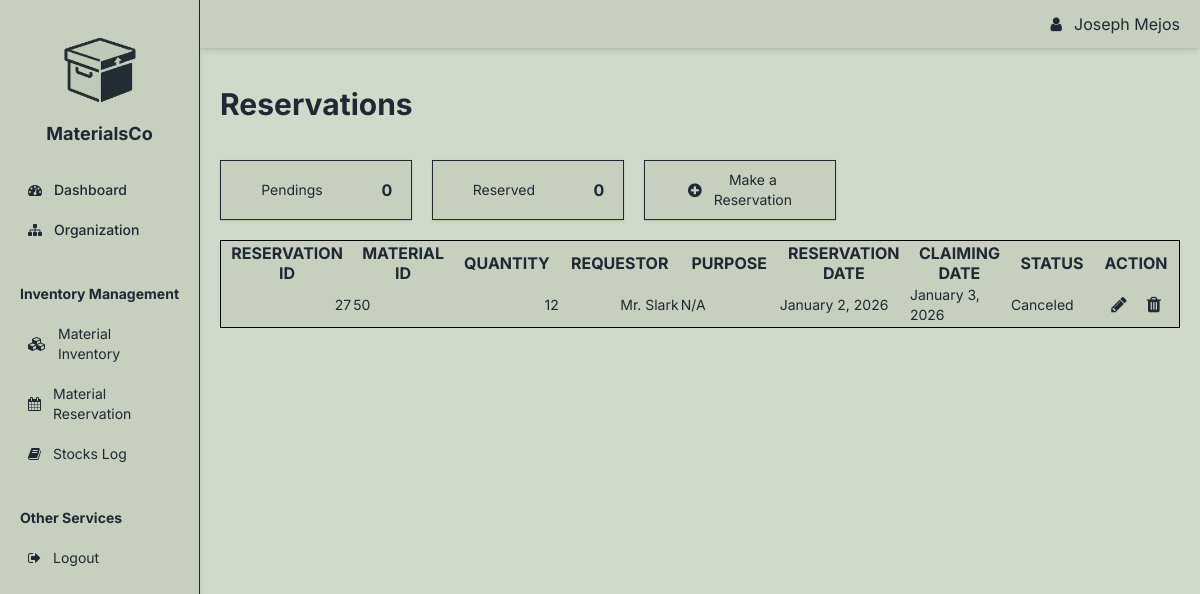
Page /Reservation.php (signed in) on the earlier database version.
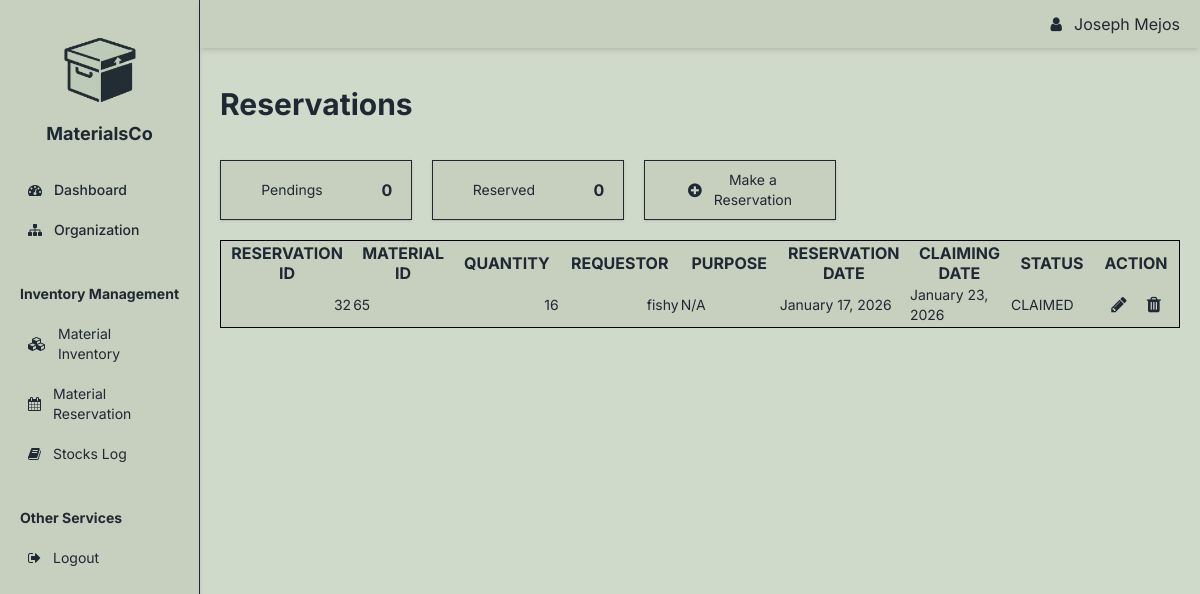
Same page on the later database version.
### tables this page shows
CREATE TABLE `reservation` (
  `RESERVATION_ID` int(11) NOT NULL,
  `MATERIAL_ID` int(11) DEFAULT NULL,
  `USER_ID` int(11) DEFAULT NULL,
  `QUANTITY` int(11) DEFAULT NULL,
  `REQUESTOR` varchar(255) DEFAULT NULL,
  `PURPOSE` varchar(255) DEFAULT NULL,
  `RESERVATION_DATE` date DEFAULT current_timestamp(),
  `CLAIMING_DATE` date DEFAULT NULL,
  `STATUS` varchar(50) DEFAULT 'On Process',
  `IS_ACTIVE` tinyint(1) NOT NULL DEFAULT 1
);

### Classes/Dbh.Class.php (called while the page is built)
<?php
class Dbh {
    private $host = "localhost";
    private $user = "root";
    private $pass = "";
    private $db = "materialcodb";
    private $conn;
    protected function connection(){
        if (!$this->conn) {
            try {
                $dsn = 'mysql:host='. $this->host . ';dbname=' . $this->db;
                $this->conn = new PDO($dsn, $this->user, $this->pass);
                $this->conn->setAttribute(PDO::ATTR_DEFAULT_FETCH_MODE, PDO::FETCH_ASSOC);
                $this->conn->setAttribute(PDO::ATTR_ERRMODE, PDO::ERRMODE_EXCEPTION);
            } catch(PDOException $e) {
                echo "Error:" . $e->getMessage() . "<br>";
                die();
            }
        }
        return $this->conn;
    }
}

### Classes/Items.Class.php (called while the page is built, shortened)
<?php
include_once __DIR__ . '/Dbh.Class.php';
class Items extends Dbh {
    protected function countPending($userID){
        $query = "
            SELECT COUNT(*) AS pending_count
            FROM reservation
            WHERE USER_ID = ?
            AND STATUS = 'On Process'
        ";
        $stmt = $this->connection()->prepare($query);
        if (!$stmt->execute([$userID])) {
            return 0;
        }
        return (int) $stmt->fetch(PDO::FETCH_ASSOC)['pending_count'];
    }
    protected function countReserved($userID){
        $query = "
            SELECT COUNT(*) AS reserved_count
            FROM reservation
            WHERE USER_ID = ?
            AND STATUS = 'Reserved'
        ";
        $stmt = $this->connection()->prepare($query);
        if (!$stmt->execute([$userID])) {
            return 0;
        }
        return (int) $stmt->fetch(PDO::FETCH_ASSOC)['reserved_count'];
    }
    protected function getReservations($userID) {
        $query = "SELECT * FROM reservation WHERE USER_ID = ? && IS_ACTIVE = 1";
        $stmt = $this->connection()->prepare($query);
        if (!$stmt->execute([$userID])) {
            return false;
        }
        return $stmt->fetchAll(PDO::FETCH_ASSOC);
    }
}

### Classes/ItemsView.Class.php (called while the page is built, shortened)
<?php
class ItemsView extends ItemsCntrl{
    public function viewReservations($userID){
        return $this->getReservations($userID);
    }
    public function viewPendingCount($userID){
        return $this->countPending($userID);
    }
    public function viewReservedCount($userID){
        return $this->countReserved($userID);
    }
}

### Reservation.php (the view, shortened to what this page needs)
<body>
    <?php
        include __DIR__ . "/Inclusions/Head.php";
        include __DIR__ . "/Classes/Dbh.Class.php";
        include __DIR__ . "/Classes/ItemsView.Class.php";
        $itemsView = new ItemsView();
        $USER_ID = $_SESSION['USER_ID'];
        $materials = $itemsView->viewReservations($USER_ID);
        $pendingCount = $itemsView->viewPendingCount($USER_ID);
        $reservedCount = $itemsView->viewReservedCount($USER_ID);
    ?>
    <div id="BodyDiv" class="w-full min-h-screen flex bg-[D0DACA] text-[1F2933] ">
        <div class="w-1/5">
            <?php
                include __DIR__ . "/Inclusions/sidebar.php";
            ?>
        </div>
        <div class="w-full flex flex-col gap-5">
            <div>
                <?php include __DIR__ . "/Inclusions/navbar.php";?>
            </div>
            <div class="w-full h-20 my-2 px-5 text-3xl font-bold flex items-center">
                <h1>Reservations</h1>
            </div>
            <div class="flex justify-start gap-5 px-5">
                <div class="w-1/5 h-15 bg-[C7CFBE] border border-[1F2933] text-[1F2933] shadow-sm flex">
                    <div class="w-70 flex justify-center items-center">
                        <p class="text-sm">Pendings</p>
                    </div>
                    <div class="flex justify-center items-center w-1/2">
                        <p class="text-md font-bold"><?php echo $pendingCount ?></p>
                    </div>
                </div>
                <div class="w-1/5 h-15 bg-[C7CFBE] border border-[1F2933] text-[1F2933] shadow-sm flex">
                    <div class="w-70 flex justify-center items-center">
                        <p class="text-sm">Reserved</p>
                    </div>
                    <div class="flex justify-center items-center w-1/2">
                        <p class="text-md font-bold"><?php echo $reservedCount ?></p>
                    </div>
                </div>
                <div id="showReservation"
                    class="w-1/5 h-15 bg-[C7CFBE] border border-[1F2933] text-[1F2933] shadow-sm flex justify-center items-center cursor-pointer">
                    <div class="flex justify-center items-center gap-3">
                        <i class="fa fa-plus-circle text-xl"></i>
                        <p class="text-sm text-center">Make a <br>Reservation</p>
                    </div>
                </div>
            </div>
            <div class="h-full w-full px-5">
                <table id="inventoryTable" class="table-auto border-separate border bg-[C7CFBE] h-fit max-h-full">
                    <thead>
                        <tr class="text-md">
                            <th class="w-md text-[1F2933]">RESERVATION ID</th>
                            <th class="w-md text-[1F2933]">MATERIAL ID</th>
                            <th class="w-md text-[1F2933]">QUANTITY</th>
                            <th class="w-lg text-[1F2933]">REQUESTOR</th>
                            <th class="w-lg text-[1F2933]">PURPOSE</th>
                            <th class="w-md text-[1F2933]">RESERVATION DATE</th>
                            <th class="w-md text-[1F2933]">CLAIMING DATE</th>
                            <th class="w-md text-[1F2933]">STATUS</th>
                            <th class="w-md text-[1F2933]">ACTION</th>
                        </tr>
                    </thead>
                    <tbody>
                        <?php foreach ($materials as $row): ?>
                            <tr class="odd:bg-[C7CFBE] even:bg-[bdc3b2] border-0 text-[1F2933] h-10 text-sm">
                                <td class="text-end"><?= htmlspecialchars($row['RESERVATION_ID']) ?></td>
                                <td><?= htmlspecialchars($row['MATERIAL_ID']) ?></td>
                                <td class="text-end"><?= htmlspecialchars($row['QUANTITY']) ?></td>
                                <td class="text-end"><?= htmlspecialchars($row['REQUESTOR']) ?></td>
                                <td><?= htmlspecialchars($row['PURPOSE']) ?></td>
                                <td><?= htmlspecialchars(date('F j, Y', strtotime($row['RESERVATION_DATE']))) ?></td>
                                <td><?= htmlspecialchars(date('F j, Y', strtotime($row['CLAIMING_DATE']))) ?></td>
                                <td><?= htmlspecialchars($row['STATUS']) ?></td>
                                <td>
                                    <div class="flex justify-center items-center text-lg gap-5">
                                        <div class="cursor-pointer" onclick="document.getElementById('updateModal<?= $row['RESERVATION_ID'] ?>').showModal()">
                                            <i class="fa fa-pencil text-lg text-[1F2933]"></i>
                                        </div>
                                        <div class="cursor-pointer" onclick="document.getElementById('deleteModal<?= $row['RESERVATION_ID'] ?>').showModal()">
                                            <i class="fa fa-trash text-lg text-[1F2933]"></i>
                                        </div>
                                    </div>
                                </td>
                            </tr>
                        <?php endforeach; ?>
                    </tbody>
                </table>
            </div>
        </div>
    </div>
</body>

### Inclusions/Head.php (shortened to what this page needs)
<!DOCTYPE html>
<html lang="en">
<head>
     <script src="https://cdn.jsdelivr.net/npm/@tailwindcss/browser@4"></script>
    <link rel="stylesheet" href="./Inclusions/font.css">
    <link rel="stylesheet" href="https://cdn.jsdelivr.net/npm/simple-datatables@latest/dist/style.css">
    <link rel="stylesheet" href="https://cdnjs.cloudflare.com/ajax/libs/font-awesome/4.7.0/css/font-awesome.min.css">
</head>

### Inclusions/sidebar.php
<div class="hidden bg-[C7CFBE] text-[1F2933] text-sm md:flex md:flex-col md:fixed md:w-1/6 md:h-screen shadow-md px-5 py-2 md:overflow-y-auto md:border-r md:border-[1F2933]">
    <div class="my-3">
        <p class="flex justify-center items-center rounded-md">
            <img class="h-25 " src="./Assets/Icons/MaterialsCo_Logo.png" alt="Logo">
            <h1 class="text-center text-lg font-bold">MaterialsCo</h1>
        </p>
    </div>
    <div class="my-3">
        <div class="grid gap-1">
            <a href="./Homepage.php" class="flex items-center gap-3 p-2 rounded-md hover:bg-gray-200 transition-all duration-200">
                <i class="fa fa-dashboard"></i>
                <span class="font-medium">Dashboard</span>
            </a>
            <a href="./organization.php" class="flex items-center gap-3 p-2 rounded-md hover:bg-gray-200 transition-all duration-200">
                <i class="fa fa-sitemap" aria-hidden="true"></i>
                <span class="font-medium">Organization</span>
            </a>
        </div>
    </div>
    <div class="my-3">
        <h1 class="my-3 font-bold">Inventory Management</h1>
        <div class="grid gap-1">
            <a href="./Inventory.php" class="flex items-center gap-3 p-2 rounded-md hover:bg-gray-200 transition-all duration-200">
                <i class="fa fa-cubes"></i>
                <span>Material Inventory</span>
            </a>
            <a href="./Reservation.php" class="flex items-center gap-3 p-2 rounded-md hover:bg-gray-200 transition-all duration-200">
                <i class="fa fa-calendar"></i>
                <span>Material Reservation</span>
            </a>
            <a href="./Stocks.php" class="flex items-center gap-3 p-2 rounded-md hover:bg-gray-200 transition-all duration-200">
                <i class="fa fa-book"></i>
                <span>Stocks Log</span>
            </a>
        </div>
    </div>
    <div class="my-3">
        <h1 class="my-3 font-bold">Other Services</h1>
        <div class="grid gap-2">
            <a href="./Process/Logout.php" class="flex items-center gap-3 p-2 rounded-md hover:bg-red-100 hover:text-red-600 transition-all duration-200 cursor-pointer">
                <i class="fa fa-sign-out"></i>
                <span>Logout</span>
            </a>
        </div>
    </div>
</div>

### Inclusions/navbar.php (shortened to what this page needs)
<div class="w-full py-3 px-5 shadow-md bg-[C7CFBE] text-[1F2933] flex justify-end items-center sticky top-0 z-10">
    <div class="flex">
        <div class="flex justify-center items-center gap-2"><i class="fa fa-user"></i><h1 class="ml-1"><?php echo $_SESSION['NAME'] ?></h1></div>
    </div>
</div>

Differences in the rows shown:
removed reservation: RESERVATION_ID "27", MATERIAL_ID "50", QUANTITY "12", REQUESTOR "Mr. Slark", PURPOSE "N/A", RESERVATION_DATE "January 2, 2026", CLAIMING_DATE "January 3, 2026", STATUS "Canceled"
added reservation: RESERVATION_ID "32", MATERIAL_ID "65", QUANTITY "16", REQUESTOR "fishy", PURPOSE "N/A", RESERVATION_DATE "January 17, 2026", CLAIMING_DATE "January 23, 2026", STATUS "CLAIMED"
